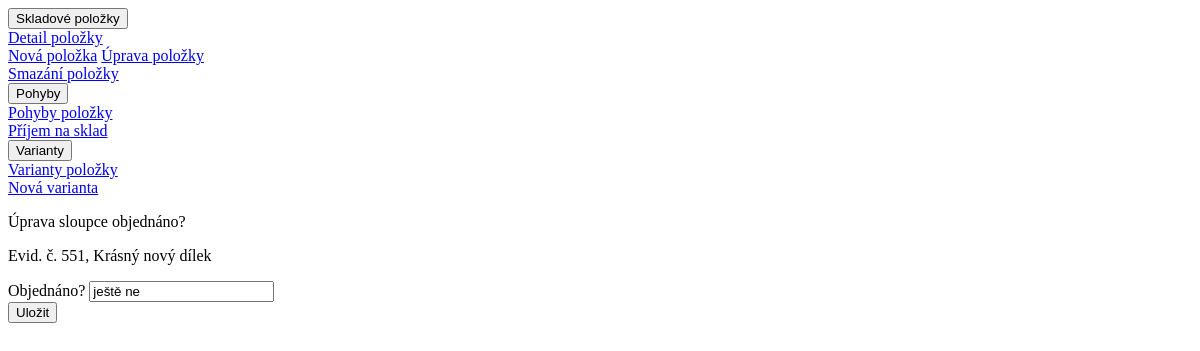
The page /sklad/551/update_objednano/ (signed in) on the database as committed earlier.
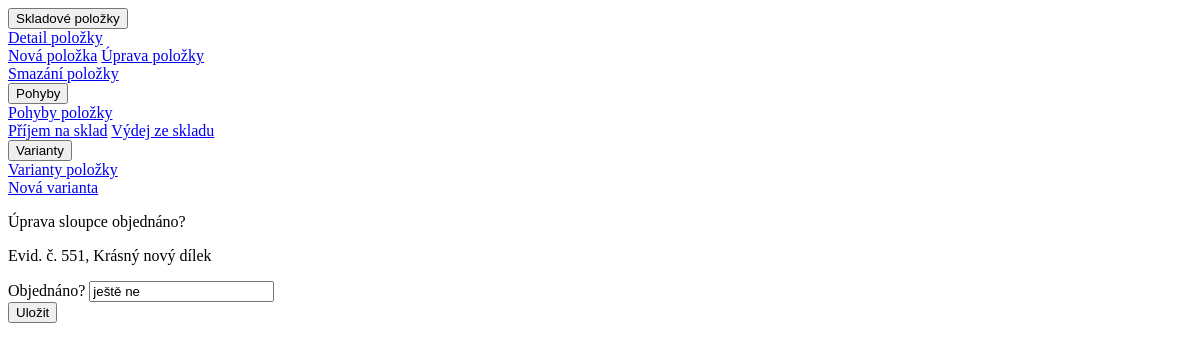
The same page on the database as committed later.
### hpm_sklad/views.py (the view)
# urls.py: path('sklad/<int:pk>/update_objednano/', views.SkladUpdateObjednanoView.as_view(), name='update_objednano_sklad'),
class SkladUpdateObjednanoView(LoginRequiredMixin, UpdateView):
    model = Sklad
    form_class = SkladUpdateObjednanoForm
    template_name = 'hpm_sklad/update_objednano_sklad.html'
    success_url = reverse_lazy('sklad')

### hpm_sklad/forms.py
class SkladUpdateObjednanoForm(forms.ModelForm):
    class Meta:
        model = Sklad
        fields = ["objednano", ]
    def __init__(self, *args, **kwargs):
        super(SkladUpdateObjednanoForm, self).__init__(*args, **kwargs)
        self.helper = FormHelper(self)
        self.helper.form_class = 'form-grid'
        self.helper.form_method = 'post'
        self.helper.layout = Layout(
            Div(
                Div(Field('objednano', css_class='form-control form-control-sm'), css_class='form-column small'),
                Div(Submit('submit', 'Uložit', css_class="btn btn-sm btn-dark rounded-pill"),
                    css_class='d-flex justify-content-center mt-3'
                    )
                )
            )

### hpm_sklad/models.py (called while the page is built)
    def __str__(self):
        return "Evid. č. " + str(self.evidencni_cislo) + ", " + self.nazev_dilu

### hpm_sklad/templates/hpm_sklad/update_objednano_sklad.html (shortened to what this page needs)
{% load static %}
{% load crispy_forms_tags %}
{% include "hpm_sklad/navbar_sklad.html" %}
<div class="navbar navbar-dark bg-dark my-3 pb-0 align-items-center">
    <div>
        <p class="h5 text-white">Úprava sloupce objednáno?</p>
        <p class="h6 text-white">{{ object|truncatechars:50 }}</p>
    </div>
</div>
<form class="mt-2" method="post" action="{% url 'update_objednano_sklad' object.pk %}">
    {% crispy form %}
</form>

Rows that differ between the two databases and show on the page:
changed Sklad "Evid. č. 551, Krásný nový dílek": mnozstvi 0 → 5 (drawn)
Other text that changed with them:
text now shown: "Výdej ze skladu"
